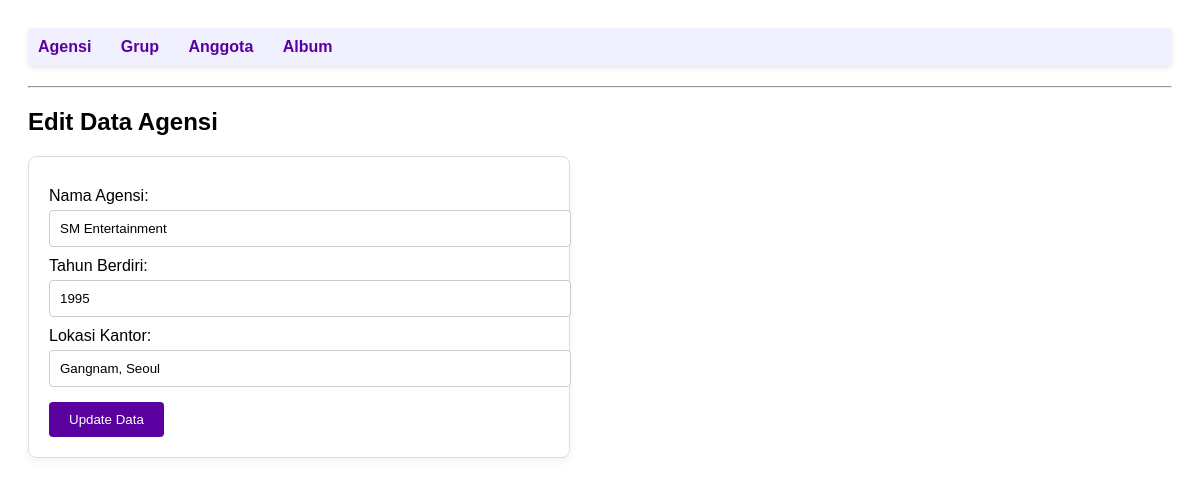
The app's page /project/index.php?entity=agensi&action=edit&id=1 with its own data.
### tables this page shows
CREATE TABLE `agensi` (
  `id_agensi` int(11) NOT NULL,
  `nama_agensi` varchar(100) NOT NULL,
  `tahun_berdiri` year(4) DEFAULT NULL,
  `lokasi_kantor` varchar(150) DEFAULT NULL
);

### project/models/Agensi.php (called while the page is built, shortened)
<?php
require_once "config/Database.php";
class Agensi
{
    private $conn;
    private $table = "agensi";
    public function __construct()
    {
        $database = new Database();
        $this->conn = $database->getConnection();
    }
    public function getById($id)
    {
        $query = "SELECT * FROM " . $this->table . " WHERE id_agensi = :id_agensi";
        $stmt = $this->conn->prepare($query);
        $stmt->bindParam(':id_agensi', $id);
        $stmt->execute();
        return $stmt->fetch(PDO::FETCH_ASSOC);
    }
}

### project/config/Database.php (called while the page is built, shortened)
<?php
class Database{
    private $host = "localhost";
    private $database = "kpop_db";
    private $username = "root";
    private $password = "";
    public function getConnection(){
        $this->conn = null;
        try {
            $this->conn = new PDO("mysql:host=" . $this->host . ";dbname=" . $this->database, $this->username, $this->password);
            $this->conn->setAttribute(PDO::ATTR_ERRMODE, PDO::ERRMODE_EXCEPTION);
        } catch (PDOException $exception) {
            echo "Connection error: " . $exception->getMessage();
        }
        return $this->conn;
    }
}

### project/viewmodels/AgensiViewModel.php (called while the page is built, shortened)
<?php
require_once 'models/Agensi.php';
class AgensiViewModel
{
    private $agensiModel;
    public function __construct()
    {
        $this->agensiModel = new Agensi();
    }
    public function getAgensiById($id)
    {
        return $this->agensiModel->getById($id);
    }
}

### project/views/agensi_form.php (the view)
<?php
require_once 'views/template/header.php';
?>
<h2 class="text-xl mb-4 font-bold">
    <?php echo isset($agensi) ? 'Edit Data Agensi' : 'Tambah Agensi Baru'; ?>
</h2>
<form action="index.php?entity=agensi&action=<?php
    echo isset($agensi) ? 'update&id=' . $agensi['id_agensi'] : 'save';
?>" method="POST" class="space-y-4 max-w-lg bg-white p-6 shadow-md rounded-lg">
    <div>
        <label for="nama_agensi" class="block text-sm font-medium text-gray-700">Nama Agensi:</label>
        <input
            type="text"
            id="nama_agensi"
            name="nama_agensi"
            value="<?php
                echo isset($agensi) ? htmlspecialchars($agensi['nama_agensi']) : '';
            ?>"
            class="mt-1 block w-full border border-gray-300 rounded-md shadow-sm p-2"
            required
        >
    </div>
    <div>
        <label for="tahun_berdiri" class="block text-sm font-medium text-gray-700">Tahun Berdiri:</label>
        <input
            type="number"
            id="tahun_berdiri"
            name="tahun_berdiri"
            value="<?php
                echo isset($agensi) ? htmlspecialchars($agensi['tahun_berdiri']) : '';
            ?>"
            class="mt-1 block w-full border border-gray-300 rounded-md shadow-sm p-2"
            maxlength="4"
            required
        >
    </div>
    <div>
        <label for="lokasi_kantor" class="block text-sm font-medium text-gray-700">Lokasi Kantor:</label>
        <input
            type="text"
            id="lokasi_kantor"
            name="lokasi_kantor"
            value="<?php
                echo isset($agensi) ? htmlspecialchars($agensi['lokasi_kantor']) : '';
            ?>"
            class="mt-1 block w-full border border-gray-300 rounded-md shadow-sm p-2"
            required
        >
    </div>
    <button type="submit" class="bg-blue-600 hover:bg-blue-700 text-white px-4 py-2 rounded-md font-semibold">
        <?php echo isset($agensi) ? 'Update Data' : 'Simpan Agensi'; ?>
    </button>
</form>
<?php
require_once 'views/template/footer.php';
?>

### project/views/template/header.php (style rules this page uses)
body { font-family: sans-serif; padding: 20px; }
form { margin-top: 20px; border: 1px solid #ddd; padding: 20px; max-width: 500px; border-radius: 8px; box-shadow: 0 4px 8px rgba(0,0,0,0.05); }
label { display: block; margin-top: 10px; font-weight: 500; }
input, select { width: 100%; padding: 10px; margin-top: 5px; border: 1px solid #ccc; border-radius: 4px; }
button[type="submit"] { margin-top: 15px; padding: 10px 20px; background: #5a00a0; color: white; border: none; cursor: pointer; border-radius: 4px; }

### records on screen
agensi: nama_agensi "SM Entertainment", tahun_berdiri "1995", lokasi_kantor "Gangnam, Seoul"
